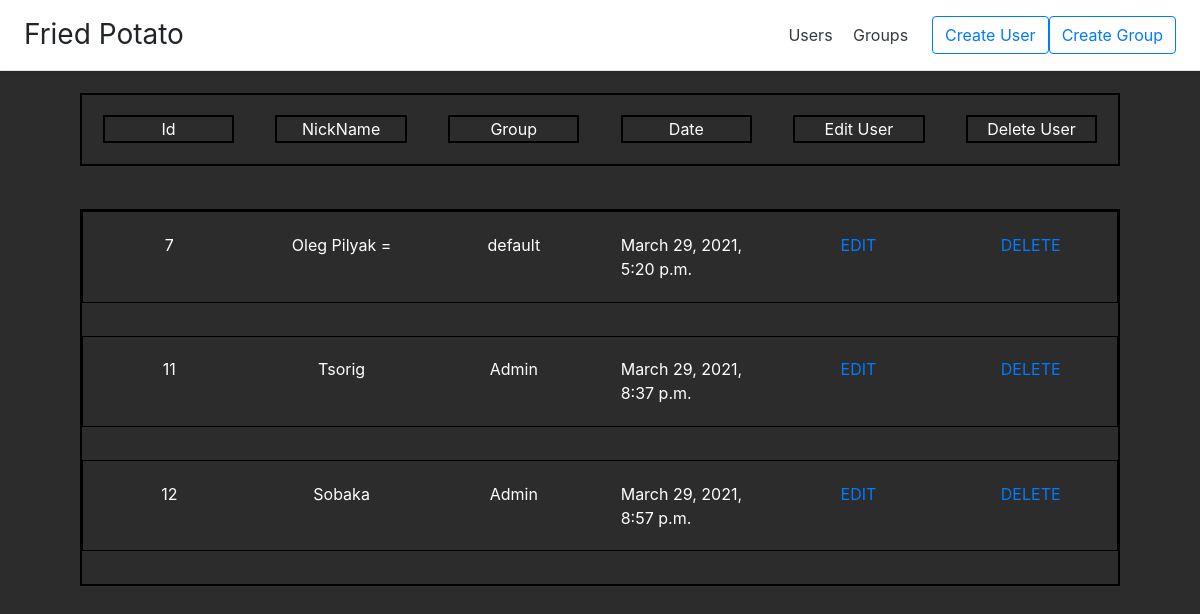
Before: / with the older database file.
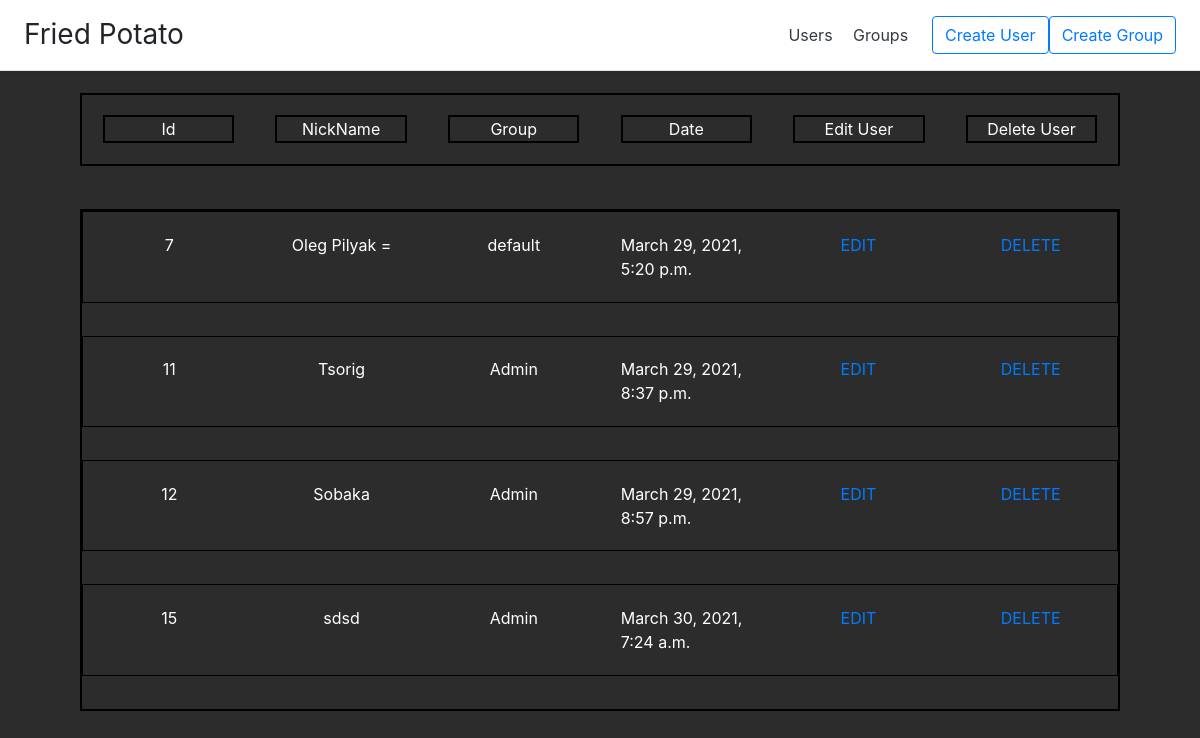
After: the same page with the newer database file.
### main/models.py (models this page shows, shortened)
class User(models.Model):
    nickname = models.CharField(max_length=50, db_index=True, verbose_name='Name')
    group = models.ForeignKey('Group', null=True, on_delete=models.PROTECT, verbose_name='Group')
    date = models.DateTimeField(auto_now_add=True, db_index=True, verbose_name='Date')

class Group(models.Model):
    name = models.CharField(max_length=50, db_index=True, verbose_name='Name')
    description = models.TextField(max_length=255, verbose_name='Description')
    def __str__(self):
        return self.name

### main/views.py (the view)
def users(request):
    all_users = User.objects.all()
    return render(request, 'main/users.html', {'all_users': all_users})

### templates/main/users.html (shortened to what this page needs)
{% extends 'main/index.html' %}
{% load static %}
{% block content %}
    <div class="main">
        <div class="users_upper">
            <div>Id</div>
            <div>NickName</div>
            <div>Group</div>
            <div>Date</div>
            <div>Edit User</div>
            <div>Delete User</div>
        </div>
        <div class="users_lower">
            {% for el in all_users %}
                <div class="users">
                    <div>{{ el.id }}</div>
                    <div>{{ el.nickname }}</div>
                    <div>{{ el.group }}</div>
                    <div>{{ el.date }}</div>
                    <div><a href="{% url 'edit_user' el.id %}">EDIT</a></div>
                    <div><a href="{% url 'delete_user' el.id %}">DELETE</a></div>
                </div>
            {% endfor %}
        </div>
    </div>
{% endblock %}

### templates/main/index.html (shortened to what this page needs)
{% load static %}
<!doctype html>
<html lang="en">
<head>
    <link rel="stylesheet" href="https://stackpath.bootstrapcdn.com/bootstrap/4.5.2/css/bootstrap.min.css">
    <link rel="stylesheet" href="https://stackpath.bootstrapcdn.com/font-awesome/4.7.0/css/font-awesome.min.css">
    <link rel="stylesheet" href="{% static 'main.css' %}">
</head>
<body>
<div class="d-flex flex-column flex-md-row align-items-center p-3 px-md-4 bg-white border-bottom shadow-sm">
    <h3 class="my-0 mr-md-auto font-weight-normal">Fried Potato</h3>
    <nav class="my-2 my-md-0 mr-md-3">
        <a class="p-2 text-dark" href="{% url 'users' %}">Users</a>
        <a class="p-2 text-dark" href="{% url 'groups' %}">Groups</a>
    </nav>
    <a class="btn btn-outline-primary" href="{% url 'create_user' %}">Create User</a>
    <a class="btn btn-outline-primary" href="{% url 'create_group' %}">Create Group</a>
</div>
<div class="main">
    {% block content %}
    {% endblock %}
</div>
</body>
</html>

### main/static/main.css (style rules this page uses)
body { margin: 0; padding: 0; background: #2c2c2c; }
.main { margin: 0 auto; display: flex; width: 95%; justify-content: center; flex-direction: column; color: white; }
.users_upper, .users_lower, .users_upper div { margin: 2%; display: flex; justify-content: center; flex-direction: row; border: 2px solid black; }
.users_lower { flex-direction: column; }
.users { display: flex; flex-direction: row; border: 1px solid black; }
.users div, .users_upper div { display: flex; justify-content: center; margin: 2%; width: 17%; }

Changed rows visible on the page:
added User: id "15", nickname "sdsd", group "Admin", date "March 30, 2021, 7:24 a.m."
